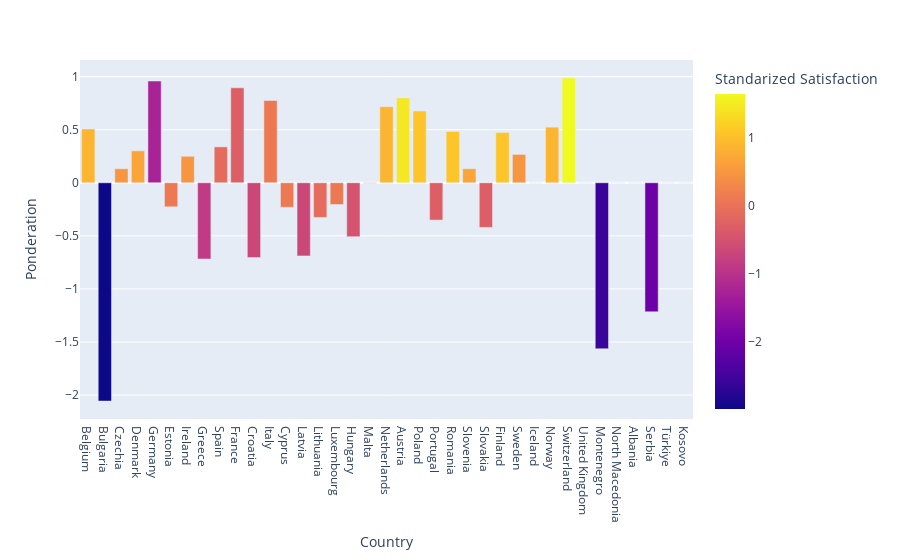

The code cell stored with this chart in its notebook:
### Markdown cell above
## <a id='toc8_1_'></a>[Ponderation value of `eurostat_data`](#toc0_)

This plot shows the `Ponderation` value of the `eurostat_data` dataset where the best ponderation values are represented with a heat colormap.

### Code cell
# Visualization of the ponderations
ponderation_plot = px.bar(
    data_frame=eurostat_data,
    x="Country",
    y="Ponderation",
    color="Standarized Satisfaction",
)

ponderation_plot.write_html(FIG_DIR / "ponderation_plot.html")
ponderation_plot.write_image(FIG_DIR / "ponderation_plot.png")

ponderation_plot.show()

### Figure 1 — Plotly figure (JSON) as saved in the notebook; plotly's stock layout.template omitted (floating-point values rounded to 4 significant figures)
{"data": [{"alignmentgroup": "True", "hovertemplate": "Country=%{x}<br>Ponderation=%{y}<br>Standarized Satisfaction=%{marker.color}<extra></extra>", "legendgroup": "", "marker": {"color": [0.873, -2.993, 0.486, 0.68, -1.253, 0.1, 0.486, -0.867, -0.094, -0.287, -0.673, 0.1, 0.1, -0.673, -0.094, 0.1, -0.48, 0.486, 0.873, 1.453, 1.066, -0.287, 1.066, 0.68, -0.287, 1.066, 0.486, 0, 0.873, 1.646, 0, -2.606, 0, 0, -2.026, 0, 0], "coloraxis": "coloraxis", "pattern": {"shape": ""}}, "name": "", "offsetgroup": "", "orientation": "v", "showlegend": false, "textposition": "auto", "type": "bar", "x": ["Belgium", "Bulgaria", "Czechia", "Denmark", "Germany", "Estonia", "Ireland", "Greece", "Spain", "France", "Croatia", "Italy", "Cyprus", "Latvia", "Lithuania", "Luxembourg", "Hungary", "Malta", "Netherlands", "Austria", "Poland", "Portugal", "Romania", "Slovenia", "Slovakia", "Finland", "Sweden", "Iceland", "Norway", "Switzerland", "United Kingdom", "Montenegro", "North Macedonia", "Albania", "Serbia", "Türkiye", "Kosovo"], "xaxis": "x", "y": [0.5066, -2.056, 0.1324, 0.3008, 0.9586, -0.2264, 0.2496, -0.7178, 0.3384, 0.8946, -0.7038, 0.7752, -0.2308, -0.689, -0.3264, -0.2048, -0.508, -0.0044, 0.717, 0.7994, 0.6764, -0.3514, 0.4836, 0.1324, -0.4202, 0.4736, 0.2672, 0, 0.5238, 0.9876, 0, -1.564, 0, 0, -1.216, 0, 0], "yaxis": "y"}], "layout": {"barmode": "relative", "coloraxis": {"colorbar": {"title": {"text": "Standarized Satisfaction"}}, "colorscale": [[0, "#0d0887"], [0.1111, "#46039f"], [0.2222, "#7201a8"], [0.3333, "#9c179e"], [0.4444, "#bd3786"], [0.5556, "#d8576b"], [0.6667, "#ed7953"], [0.7778, "#fb9f3a"], [0.8889, "#fdca26"], [1, "#f0f921"]]}, "legend": {"tracegroupgap": 0}, "margin": {"t": 60}, "xaxis": {"anchor": "y", "domain": [0, 1], "title": {"text": "Country"}}, "yaxis": {"anchor": "x", "domain": [0, 1], "title": {"text": "Ponderation"}}}}
